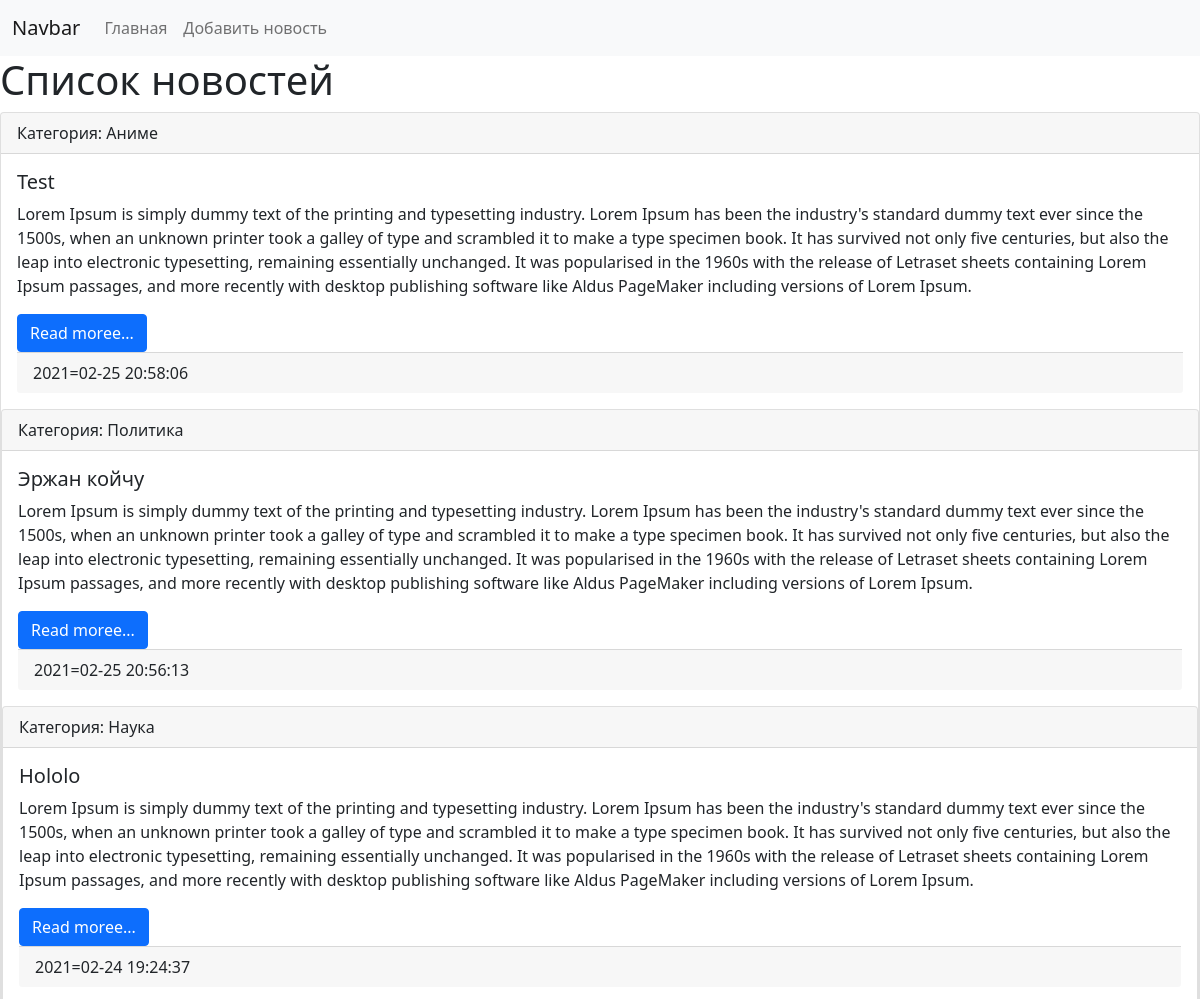
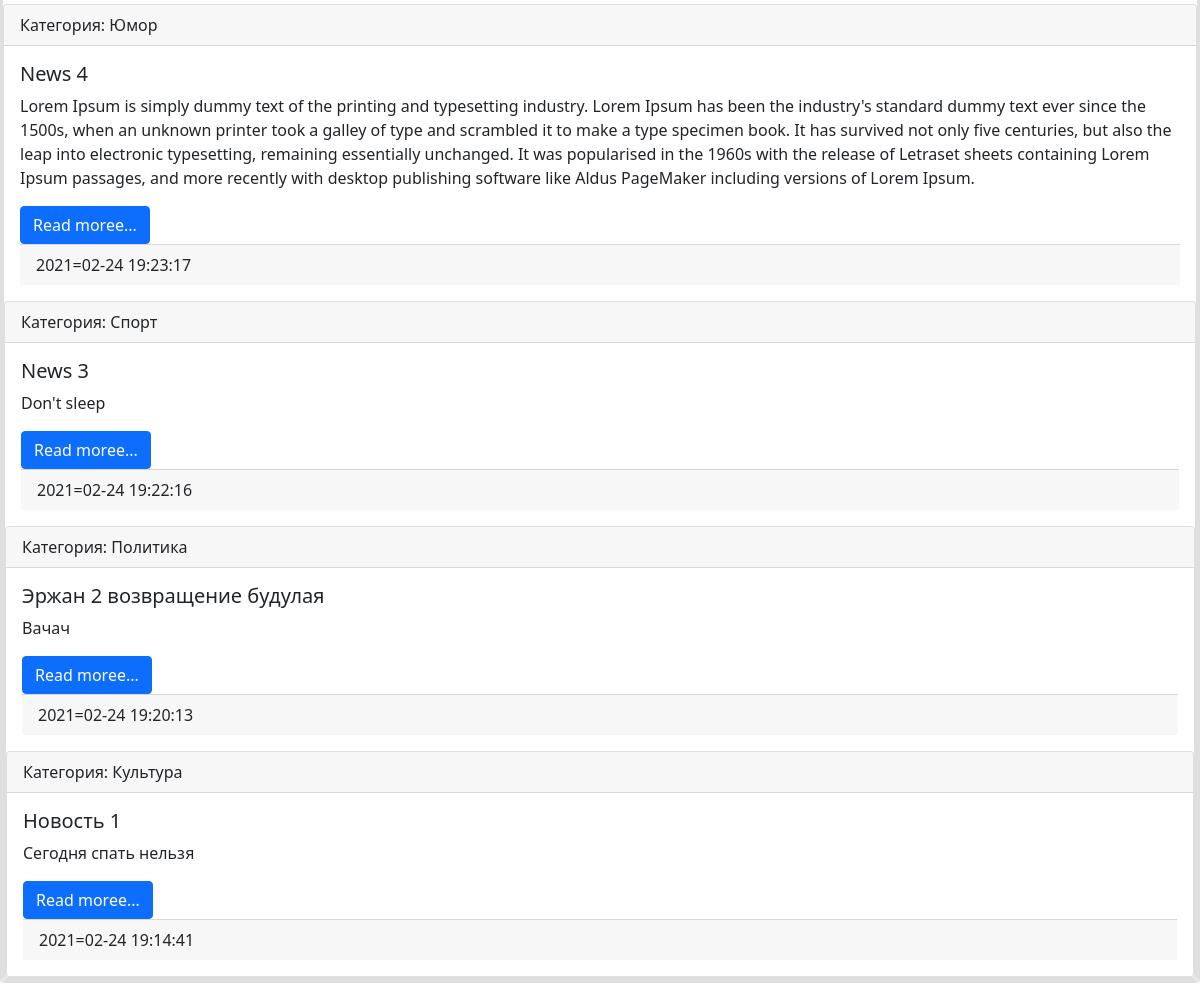
The page /news/ on the database as committed earlier (2 pictures, top to bottom).
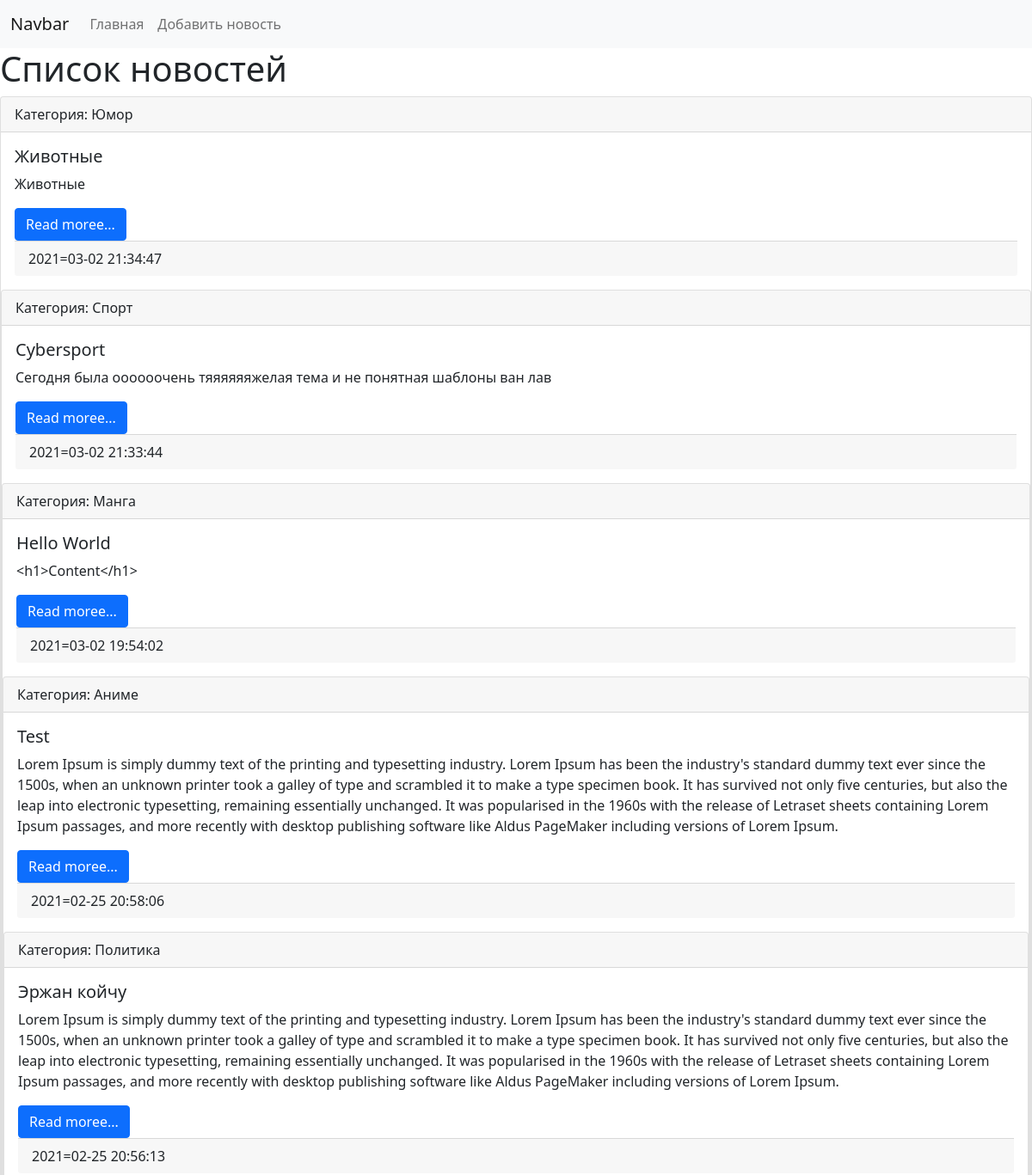
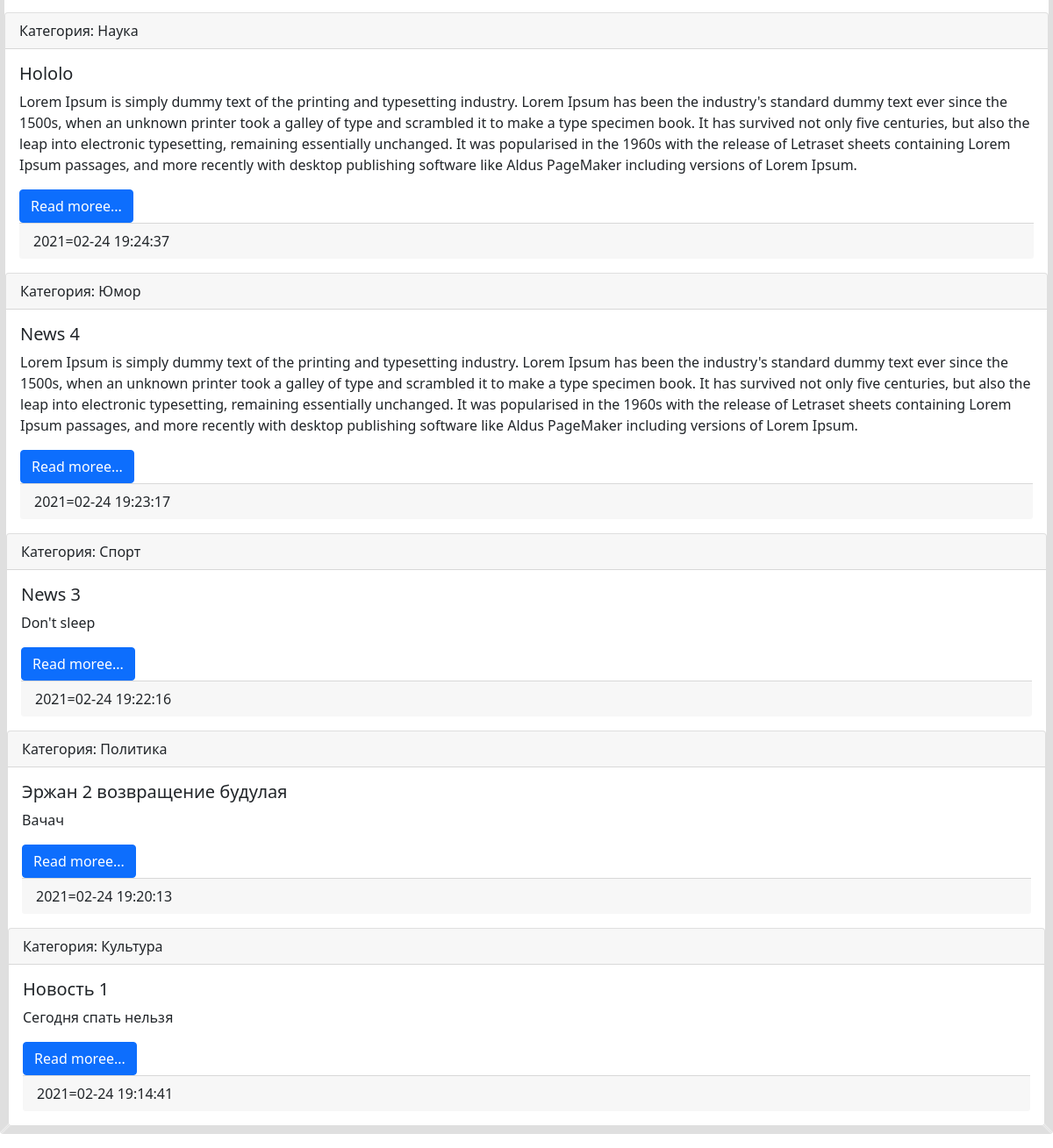
The same page on the database as committed later (2 pictures, top to bottom).
### news/models.py (models this page shows, shortened)
class News(models.Model):
    title = models.CharField(max_length=150, verbose_name='Наименование')
    content = models.TextField(blank=True, verbose_name='Контент')
    created_at = models.DateTimeField(auto_now_add=True, verbose_name='Дата публикации')
    update_at = models.DateTimeField(auto_now=True, verbose_name='Дата обновления')
    photo = models.ImageField(upload_to='photo/%Y/%m/%d', verbose_name='Фото', blank=True)
    is_published = models.BooleanField(default=True,verbose_name='Опубликовано')
    category = models.ForeignKey('Category', on_delete=models.PROTECT, null=True, verbose_name='Категория')
    class Meta:
        verbose_name = 'Новость'
        verbose_name_plural = 'Новости'
        ordering = ['-created_at']

class Category(models.Model):
    title = models.CharField(max_length=150, db_index=True, verbose_name='Наименование категории')
    def __str__(self):
        return self.title
    class Meta:
        verbose_name='Категория'
        verbose_name_plural='Категории'
        ordering=['title']

### news/views.py (the view)
# urls.py: path('', index, name='home'),
def index(request):
    news = News.objects.all()
    categories = Category.objects.all()
    context = {
        'news': news,
        'title': 'Список новостей',
        'categories': categories
    }
    return render(request, template_name='news/index.html', context=context)

### news/templates/news/index.html (shortened to what this page needs)
<!doctype html>
<html lang="en">
<head>
    <link href="https://cdn.jsdelivr.net/npm/bootstrap@5.0.0-beta2/dist/css/bootstrap.min.css" rel="stylesheet"
>
</head>
<body>
<nav class="navbar navbar-expand-lg navbar-light bg-light">
    <div class="container-fluid">
        <a class="navbar-brand" href="/">Navbar</a>
        <div class="collapse navbar-collapse" id="navbarSupportedContent">
            <ul class="navbar-nav me-auto mb-2 mb-lg-0">
                <li class="nav-item"><a class="nav-link" href="/">Главная</a></li>
                <li class="nav-item"><a class="nav-link" href="/">Добавить новость</a></li>
            </ul>
        </div>
    </div>
</nav>
<div class="conteiner mb-3">
    <h1>{{ title }}</h1>
    <div class="row">
        <div class="col-md-12">
            {% for item in news %}
            <div class="card mb-13">
                <div class="card-header">
                    Категория: {{ item.category }}
                </div>
                <div class="card-body">
                    <h5 class="card-title">{{ item.title }}</h5>
                    <p class="card-text">{{ item.content }}</p>
                    <a href="#" class="btn btn-primary">Read moree...</a>
                    <div class="card-footer text-murder">
                        {{ item.created_at|date:"Y=m-d H:i:s" }}
                    </div>
                </div>
                {% endfor %}
            </div>
        </div>
    </div>
</div>
</body>
</html>

Rows that differ between the two databases and show on the page:
added News: category "Юмор", title "Животные", content "Животные", created_at "2021=03-02 21:34:47"
added News: category "Спорт", title "Cybersport", content "Сегодня была оооооочень тяяяяяяжелая тема и не понятная шаблоны ван лав", created_at "2021=03-02 21:33:44"
added News: category "Манга", title "Hello World", content "<h1>Content</h1>", created_at "2021=03-02 19:54:02"
